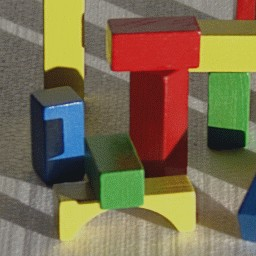
#> input picture samples/blocks_color.jpg, 256 x 256 px
$ python sobel.py
#> lines starting #> are read from the running program, lines starting #| are printed output that depends on the picture
#> in main, original_image is the input picture: PIL image 256x256 RGB; mean R, G, B 121.1, 106.9, 78.4
#!/usr/bin/python3

from PIL import Image
import numpy
import math

def gamma_correction(c_linear):
    c_srgb = 12.92 * c_linear
    if c_linear > 0.0031308:
        c_srgb = 1.055 * (c_linear ** (1/2.4))
    return c_srgb

def convert_to_grayscale(image):
    width, height = image.size
#> width = 256; height = 256
    pixels = image.load()
    matrix = numpy.empty((height,width),numpy.float64)
    for x in range(height):
        for y in range(width):
            r,g,b = pixels[x,y]
            c_linear = 0.2126 * (r/255) + 0.7152 * (g/255) + 0.0722 * (b/255)
            matrix[y,x] = gamma_correction(c_linear)
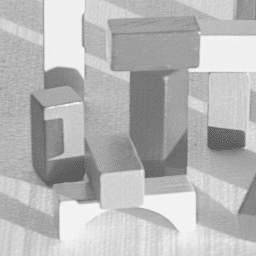
#> matrix: shape (256, 256) float64; min 0.297, max 0.984, mean 0.718
    return matrix

def gauss_filter(matrix):
    gauss = (1.0/57) * numpy.array([
        [0, 1, 2, 1, 0],
        [1, 3, 5, 3, 1],
        [2, 5, 9, 5, 2],
        [1, 3, 5, 3, 1],
        [0, 1, 2, 1, 0]])
    height, width = matrix.shape

    for i in numpy.arange(2, height - 2):
        for j in numpy.arange(2, width - 2):
            total = 0
            for k in numpy.arange(-2,3):
                for l in numpy.arange(-2,3):
                    val = matrix[i+k][j+l]
                    pos = gauss[2+k, 2+l]
                    total += (pos * val)
            matrix[i][j] = total

def sobel_filter(matrix):
    xgradient = numpy.array([[-1, 0, 1], [-2, 0, 2],[-1, 0, 1]])
    ygradient = numpy.array([[-1, -2, -1], [0, 0, 0],[1, 2, 1]])

    height, width = matrix.shape
    resultant = numpy.empty((height,width),numpy.float64)

    for i in numpy.arange(1, height - 2):
        for j in numpy.arange(1, width - 2):
            xfactor = xgradient[0][0] * matrix[i-1][j-1] + xgradient[0][1] * matrix[i][j-1] + xgradient[0][2] * matrix[i+1][j-1] + \
                      xgradient[1][0] * matrix[i-1][j] + xgradient[1][1] * matrix[i][j] + xgradient[1][2] * matrix[i+1][j] + \
                      xgradient[2][0] * matrix[i-1][j+1] + xgradient[2][1] * matrix[i][j+1] + xgradient[2][2] * matrix[i+1][j+1]
            yfactor = ygradient[0][0] * matrix[i-1][j-1] + ygradient[0][1] * matrix[i][j-1] + ygradient[0][2] * matrix[i+1][j-1] + \
                      ygradient[1][0] * matrix[i-1][j] + ygradient[1][1] * matrix[i][j] + ygradient[1][2] * matrix[i+1][j] + \
                      ygradient[2][0] * matrix[i-1][j+1] + ygradient[2][1] * matrix[i][j+1] + ygradient[2][2] * matrix[i+1][j+1]
            val = math.sqrt(xfactor * xfactor + yfactor * yfactor)
            resultant[i,j] = val
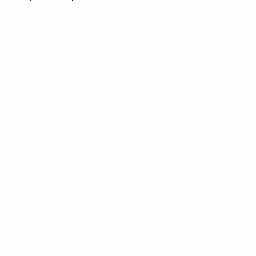
#> resultant: shape (256, 256) float64; min -2.09e+307, max 1.17e+303, mean -6.16e+302; drawn with min black and max white

    return resultant

def save_image(filename, pixel_matrix):
    im = Image.fromarray(numpy.uint8(pixel_matrix * 255),'L')
    im.save(filename)

def main():
    print("Working...")
    original_image = Image.open("samples/blocks_color.jpg")
    original_image.save("result/original.jpg")
    pixel_matrix = convert_to_grayscale(original_image)
    save_image("result/grey.jpg", pixel_matrix)
    print("Converted to GrayScale")
    gauss_filter(pixel_matrix)
    save_image("result/gauss.jpg", pixel_matrix)
    print("Applied Gaussian Blur")
    pixel_matrix = sobel_filter(pixel_matrix)
    save_image("result/sobel.jpg", pixel_matrix)
#> call 3 of save_image, with filename = 'result/sobel.jpg'
#> in save_image (call 3), `im = Image.fromarray(numpy.uint8(pixel_matrix * 255),'L')`:
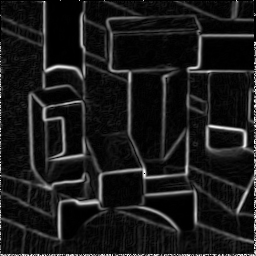
#> im: PIL image 256x256 L; min 0, max 255, mean 25.7
    print("Applied the Sobel Operator")
    print("Done")

if __name__ == '__main__':
    main()
